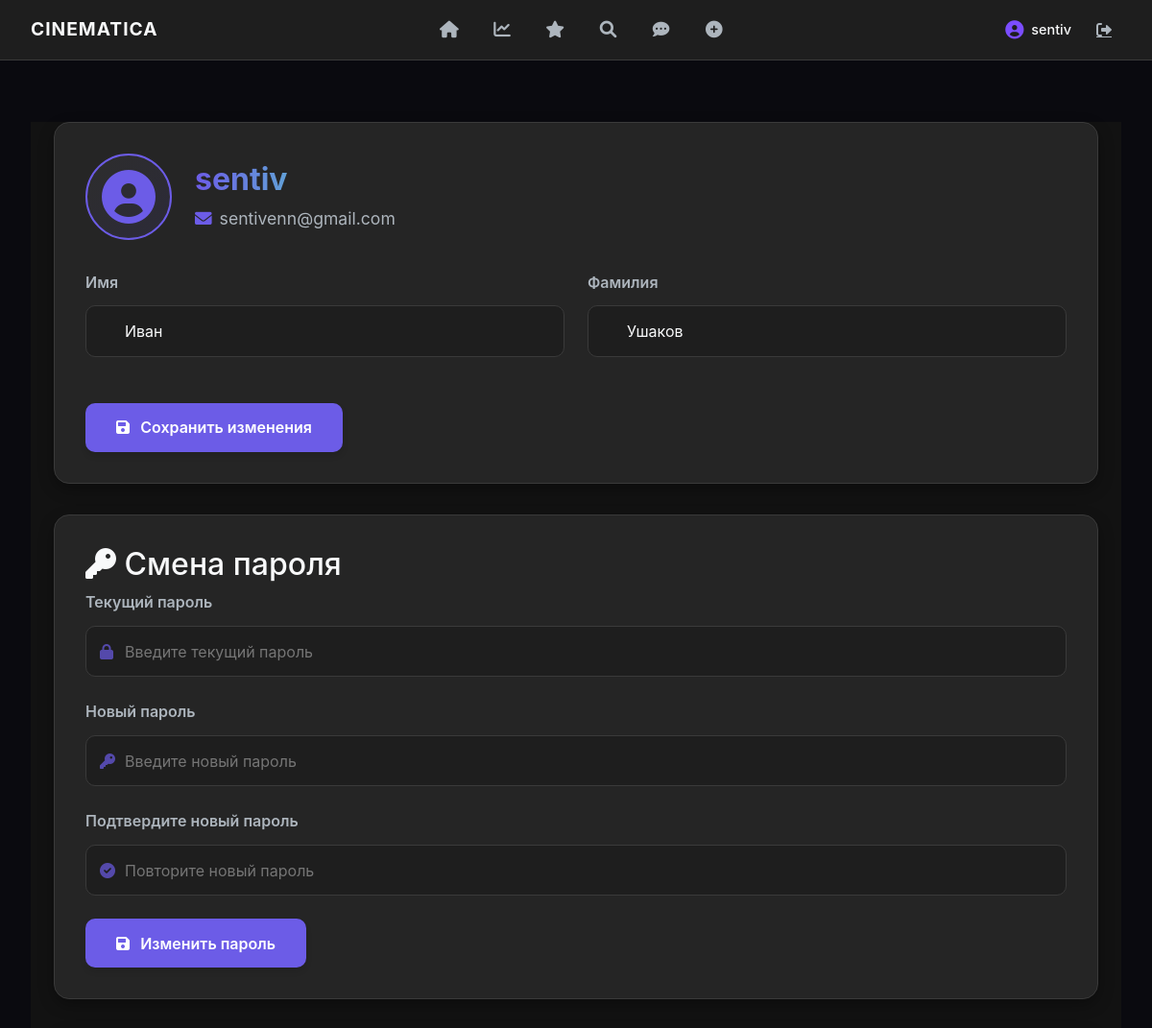
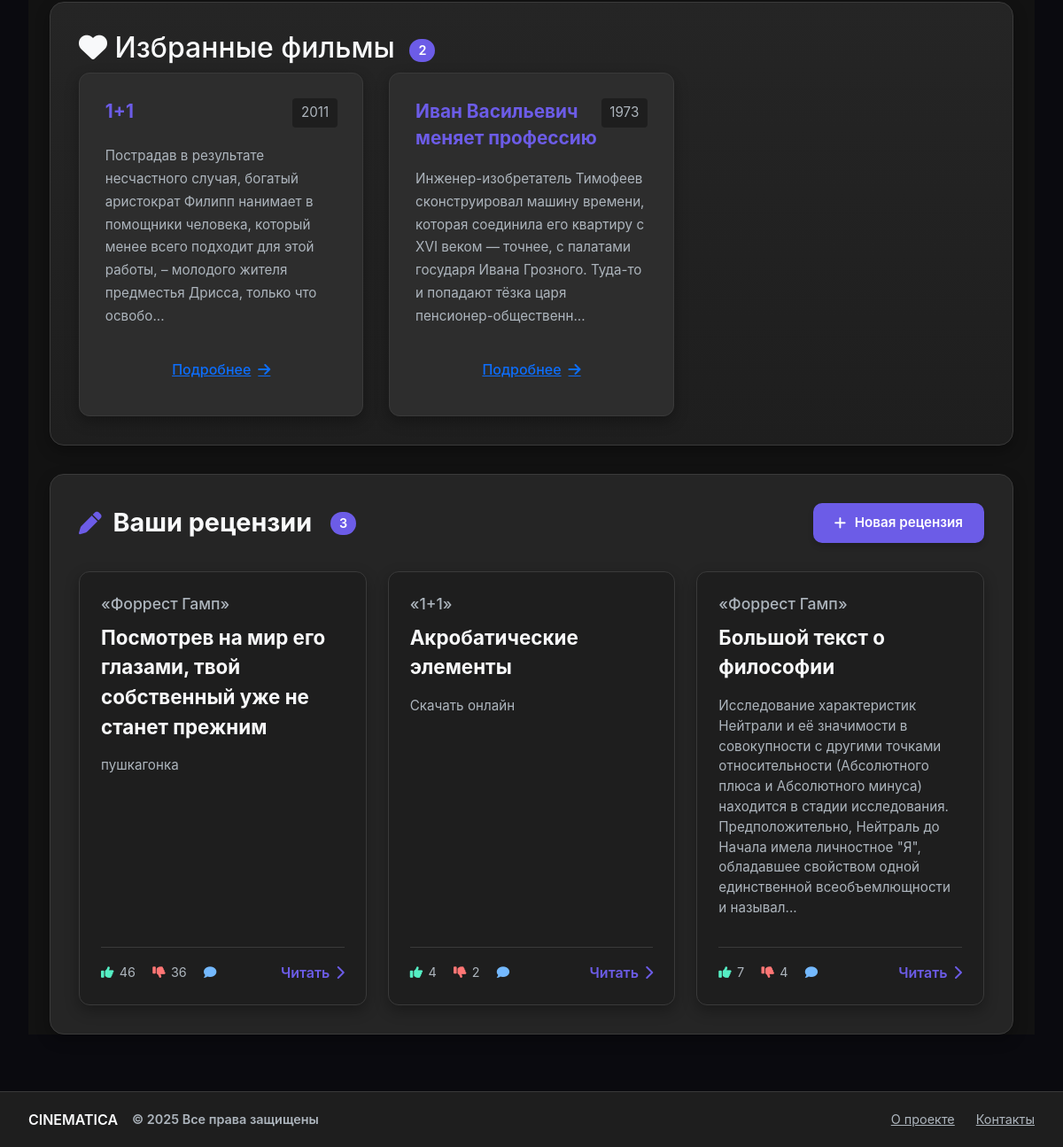
/account (signed in), run on the app's committed database (2 pictures, top to bottom).
### app.py (models this page shows)
class Users(db.Model):
    user_id = db.Column(db.Integer, primary_key=True)
    username = db.Column(db.String, nullable=False)
    user_email = db.Column(db.Text, nullable=False)
    user_password = db.Column(db.LargeBinary, nullable=False)
    first_name = db.Column(db.String(80),nullable=False)
    last_name = db.Column(db.String(80),nullable=False)

class Movies(db.Model):
    movie_id = db.Column(db.Integer, primary_key=True)
    movie_title = db.Column(db.String, nullable=False)
    movie_description = db.Column(db.Text, nullable=False)
    movie_date = db.Column(db.Text, nullable=False)
    movie_rating = db.Column(db.Float, nullable=False)
    movie_genre = db.Column(db.String, nullable=False)
    movie_country = db.Column(db.String, nullable=False)
    movie_budget = db.Column(db.Text, nullable=False)
    movie_box_office = db.Column(db.Text, nullable=False)

class Reviews(db.Model):
    review_id = db.Column(db.Integer, primary_key=True)
    movie_title = db.Column(db.Text, nullable=False)
    review_title = db.Column(db.Text, nullable=False)
    review_text = db.Column(db.Text, nullable=False)
    reviewusername = db.Column(db.Text,nullable=False)
    review_likes = db.Column(db.Integer, nullable=False)
    review_dislikes = db.Column(db.Integer, nullable=False)

### app.py (the view, shortened to what this page needs)
@app.route('/account', methods=['GET', 'POST'])
def account():
    user_id = session['id']
    user = Users.query.filter_by(user_id=user_id).first()
    username = user.username
    reviews = Reviews.query.filter_by(reviewusername=username).all()
    msg = ''
    password_msg = ''
    favorite_movie_ids = db.session.query(UserFavorites.movie_id).filter_by(user_id=user_id).all()
    favorite_movie_ids = [mid for (mid,) in favorite_movie_ids]
    favorite_movies = Movies.query.filter(Movies.movie_id.in_(favorite_movie_ids)).all()
    return render_template('account.html',
                           username=username,
                           email=user.user_email,
                           first_name=user.first_name or '',
                           last_name=user.last_name or '',
                           reviews=reviews,
                           favorite_movies=favorite_movies,
                           msg=msg,
                           password_msg=password_msg,
                           loggedin=True)

### templates/account.html (shortened to what this page needs)
{% if loggedin %}
  {% extends 'base_logged.html' %}
{% else %}
  {% extends 'base.html' %}
{% endif %}
{% block extra_css %}
  <link rel="stylesheet" href="{{ url_for('static', filename='css/account.css')}}">
  <link rel="stylesheet" href="https://cdnjs.cloudflare.com/ajax/libs/font-awesome/6.0.0/css/all.min.css">
{% endblock %}
{% block content %}
<section class="account-section">
  <div class="account-container">
    <div class="profile-card glow-on-hover">
      <div class="profile-header">
        <div class="avatar-placeholder pulse-animation">
          <i class="fas fa-user-circle"></i>
        </div>
        <div class="profile-info">
          <h1 class="username_profile">{{username}}</h1>
          <div class="user-email">
            <i class="fas fa-envelope"></i>
            <span>{{ email }}</span>
          </div>
        </div>
      </div>
      <form method="post" class="name-form">
        <div class="form-row">
          <div class="form-group">
            <label for="first_name">Имя</label>
            <input type="text" id="first_name" name="first_name" value="{{ first_name }}" placeholder="Введите имя">
          </div>
          <div class="form-group">
            <label for="last_name">Фамилия</label>
            <input type="text" id="last_name" name="last_name" value="{{ last_name }}" placeholder="Введите фамилию">
          </div>
        </div>
        <button type="submit" class="btn-save">
          <i class="fas fa-save"></i> Сохранить изменения
        </button>
      </form>
    </div>
    <div class="profile-card change-password-card glow-on-hover">
      <h2 class="section-title">
        <i class="fas fa-key"></i> Смена пароля
      </h2>
      <form method="post" class="password-form">
        <div class="form-group">
          <label for="current_password">Текущий пароль</label>
          <div class="input-with-icon">
            <input type="password" id="current_password" name="current_password" placeholder="Введите текущий пароль" required>
            <i class="fas fa-lock"></i>
          </div>
        </div>
        <div class="form-group">
          <label for="new_password">Новый пароль</label>
          <div class="input-with-icon">
            <input type="password" id="new_password" name="new_password" placeholder="Введите новый пароль" required>
            <i class="fas fa-key"></i>
          </div>
        </div>
        <div class="form-group">
          <label for="confirm_password">Подтвердите новый пароль</label>
          <div class="input-with-icon">
            <input type="password" id="confirm_password" name="confirm_password" placeholder="Повторите новый пароль" required>
            <i class="fas fa-check-circle"></i>
          </div>
        </div>
        <button type="submit" class="btn-save">
          <i class="fas fa-save"></i> Изменить пароль
        </button>
      </form>
    </div>
    <div class="profile-card movies-section glow-on-hover">
      <h2 class="section-title">
        <i class="fas fa-heart"></i> Избранные фильмы
        <span class="count-badge">{{favorite_movies|length}}</span>
      </h2>
      {% if favorite_movies %}
      <div class="movies-grid">
        {% for movie in favorite_movies %}
        <div class="movie-card scale-on-hover">
          <div class="movie-header">
            <h3 class="movie-title">{{ movie.movie_title }}</h3>
            <span class="movie-year">{{ movie.movie_date }}</span>
          </div>
          <div class="movie-info">
            <p class="movie-description">{{ movie.movie_description[:200] }}{% if movie.movie_description|length > 200 %}...{% endif %}</p>
          </div>
          <div class="movie-footer">
            <a href="{{ url_for('movie_detail', movie_id=movie.movie_id) }}" class="btn-primary">
              Подробнее <i class="fas fa-arrow-right"></i>
            </a>
          </div>
        </div>
        {% endfor %}
      </div>
      {% else %}
      <div class="empty-state">
        <i class="fas fa-film"></i>
        <h3>Нет избранных фильмов</h3>
        <p>Добавляйте фильмы в избранное, чтобы они отображались здесь</p>
      </div>
      {% endif %}
    </div>
    <div class="profile-card reviews-section glow-on-hover">
      <div class="section-header">
        <h2>
          <i class="fas fa-pen"></i> Ваши рецензии
          <span class="count-badge">{{reviews|length}}</span>
        </h2>
        <a href="{{url_for('reviews_post')}}" class="btn-new-review">
          <i class="fas fa-plus"></i> Новая рецензия
        </a>
      </div>
      {% if reviews %}
      <div class="reviews-grid">
        {% for review in reviews %}
        <div class="review-card scale-on-hover">
          <div class="review-header">
            <div class="movie-title">«{{review.movie_title}}»</div>
            <a href="{{url_for('review', review_id=review.review_id)}}" class="review-title">
              {{review.review_title}}
            </a>
          </div>
          <div class="review-excerpt">
            {{review.review_text[:300]}}{% if review.review_text|length > 300 %}...{% endif %}
          </div>
          <div class="review-footer">
            <div class="review-stats">
              <span class="likes">
                <i class="fas fa-thumbs-up"></i> {{review.review_likes}}
              </span>
              <span class="dislikes">
                <i class="fas fa-thumbs-down"></i> {{review.review_dislikes}}
              </span>
              <span class="comments">
                <i class="fas fa-comment"></i> {{review.comments_count}}
              </span>
            </div>
            <a href="{{url_for('review', review_id=review.review_id)}}" class="read-more">
              Читать <i class="fas fa-chevron-right"></i>
            </a>
          </div>
        </div>
        {% endfor %}
      </div>
      {% endif %}
    </div>
  </div>
</section>
{% endblock %}

### templates/base_logged.html (shortened to what this page needs)
<!DOCTYPE html>
<html lang="ru">
<head>
    <link href="https://cdn.jsdelivr.net/npm/bootstrap@5.3.3/dist/css/bootstrap.min.css" rel="stylesheet">
    <link rel="stylesheet" href="https://cdnjs.cloudflare.com/ajax/libs/font-awesome/6.4.0/css/all.min.css">
    <link rel="stylesheet" href="{{ url_for('static', filename='css/main.css')}}">
    {% block extra_css %}{% endblock %}
</head>
<body class="dark-theme">
    <header class="site-header">
        <div class="header-container">
            <a href="{{ url_for('home')}}" class="logo-link">
                <span class="logo-text">CINEMATICA</span>
            </a>
            <nav class="main-nav">
                <a href="{{ url_for('home')}}" class="nav-link" title="Главная">
                    <i class="fas fa-home"></i>
                </a>
                <a href="{{ url_for('popular')}}" class="nav-link" title="Топ фильмы">
                    <i class="fas fa-chart-line"></i>
                </a>
                <a href="{{ url_for('recommender') }}" class="nav-link" title="Рекомендации">
                    <i class="fas fa-star"></i>
                </a>
                <a href="{{ url_for('search')}}" class="nav-link" title="Поиск">
                    <i class="fas fa-search"></i>
                </a>
                <a href="{{ url_for('reviews')}}" class="nav-link" title="Рецензии">
                    <i class="fas fa-comment-dots"></i>
                </a>
                <a href="{{ url_for('reviews_post')}}" class="nav-link" title="Новая рецензия">
                    <i class="fas fa-plus-circle"></i>
                </a>
            </nav>
            <div class="user-panel">
                <a href="{{ url_for('account')}}" class="user-profile" title="Профиль">
                    <i class="fas fa-user-circle"></i>
                    <span class="username_base">{{ username }}</span>
                </a>
                <a href="{{ url_for('logout')}}" class="btn-logout" title="Выйти">
                    <i class="fas fa-sign-out-alt"></i>
                </a>
            </div>
        </div>
    </header>
    <main class="main-content">
        <div class="content-container">
            {% block content %}{% endblock %}
        </div>
    </main>
    <footer class="site-footer">
        <div class="footer-container">
            <div class="footer-brand">
                <span>CINEMATICA</span>
                <span class="copyright">© 2025 Все права защищены</span>
            </div>
            <div class="footer-links">
                <a href="/about" class="footer-link">О проекте</a>
                <a href="#" class="footer-link">Контакты</a>
            </div>
        </div>
    </footer>
</body>
</html>

### static/css/main.css (style rules this page uses)
:root { --bg-dark: #0A0A0F; --bg-secondary: #151520; --accent: #7B4DFF; --accent-hover: #936DFF; --text-primary: #F0F0F0; --text-secondary: #B0B0B0; --border-color: #252535; }
.dark-theme { background-color: var(--bg-dark); color: var(--text-primary); font-family: 'Inter', -apple-system, sans-serif; line-height: 1.5; display: flex; flex-direction: column; min-height: 100vh; }
.site-header { background: var(--bg-secondary); padding: 0.8rem 2rem; position: sticky; top: 0; z-index: 100; border-bottom: 1px solid var(--border-color); }
.header-container { display: flex; align-items: center; justify-content: space-between; max-width: 1200px; margin: 0 auto; }
.logo-link { display: flex; align-items: center; gap: 0.8rem; text-decoration: none; }
.logo-text { color: var(--text-primary); font-weight: 700; font-size: 1.2rem; letter-spacing: 1px; }
.main-nav { display: flex; gap: 1.2rem; }
.nav-link { color: var(--text-secondary); font-size: 1.1rem; width: 36px; height: 36px; display: flex; align-items: center; justify-content: center; border-radius: 8px; transition: all 0.2s ease; }
.main-content { flex: 1; padding: 2rem 0; }
.content-container { max-width: 1200px; margin: 0 auto; padding: 0 2rem; }
.site-footer { background: var(--bg-secondary); padding: 1.2rem 2rem; border-top: 1px solid var(--border-color); }
.footer-container { display: flex; justify-content: space-between; align-items: center; max-width: 1200px; margin: 0 auto; }
.footer-brand { display: flex; align-items: center; gap: 1rem; font-weight: 600; }
.copyright { color: var(--text-secondary); font-size: 0.9rem; }
.footer-links { display: flex; gap: 1.5rem; }
.footer-link { color: var(--text-secondary); font-size: 0.9rem; transition: color 0.2s ease; }
.user-panel { display: flex; align-items: center; gap: 1rem; }
.user-profile { display: flex; align-items: center; gap: 0.5rem; color: var(--text-primary); text-decoration: none; font-weight: 500; transition: all 0.2s ease; }
.user-profile i { font-size: 1.2rem; color: var(--accent); }
.username_base { font-size: 0.9rem; max-width: 120px; white-space: nowrap; overflow: hidden; text-overflow: ellipsis; }
.btn-logout { width: 36px; height: 36px; display: flex; align-items: center; justify-content: center; border-radius: 8px; color: var(--text-secondary); transition: all 0.2s ease; }

### data on the page
Users: username "sentiv", user_email "sentivenn@gmail.com", first_name "Иван", last_name "Ушаков"
Movies: movie_title "1+1", movie_date "2011", movie_description "Пострадав в результате несчастного случая, богатый аристократ Филипп нанимает в помощники человека, который менее всего подходит для этой работы, – молодого жителя предместья Дрисса, только что освобо"
Movies: movie_title "Иван Васильевич меняет профессию", movie_date "1973", movie_description "Инженер-изобретатель Тимофеев сконструировал машину времени, которая соединила его квартиру с XVI веком — точнее, с палатами государя Ивана Грозного. Туда-то и попадают тёзка царя пенсионер-общественн"
Reviews: movie_title "Форрест Гамп", review_title "Посмотрев на мир его глазами, твой собственный уже не станет прежним", review_text "пушкагонка", review_likes "46", review_dislikes "36"
Reviews: movie_title "1+1", review_title "Акробатические элементы", review_text "Скачать онлайн", review_likes "4", review_dislikes "2"
Reviews: movie_title "Форрест Гамп", review_title "Большой текст о философии", review_text "Исследование характеристик Нейтрали и её значимости в совокупности с другими точками относительности (Абсолютного плюса и Абсолютного минуса) находится в стадии исследования. Предположительно, Нейтраль до Начала имела личностное \"Я\", обладавшее свойством одной единственной всеобъемлющности и называл", review_likes "7", review_dislikes "4"

### other printed values
{{ favorite_movies|length }} "2"
{{ reviews|length }} "3"
